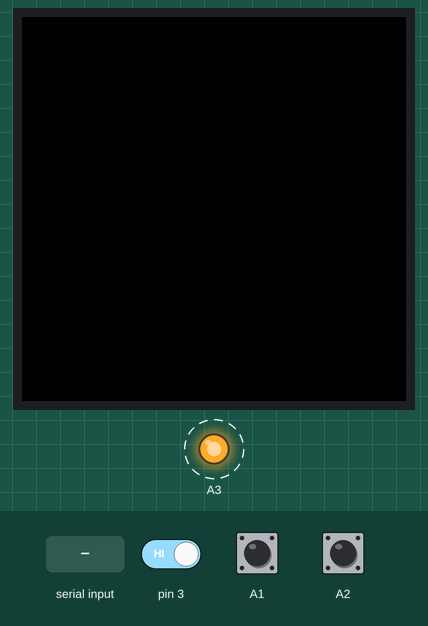
A sketch run on a simulated Arduino Uno, built with avr-gcc and run on an emulated ATmega328P. On the bench: 128×128 colour display, output pins drawn as LEDs (lit = HIGH). Dashed ring = blinking. Inputs (shaded band) come from the test bench; at power-on: A1 HIGH, pin 3 HIGH, A2 HIGH. Storage starts empty; what the sketch prints to the serial monitor is not drawn.

Above: at 1.3 s.
1.4 s: A1 pulled LOW for 1 s
At 2.63 s:
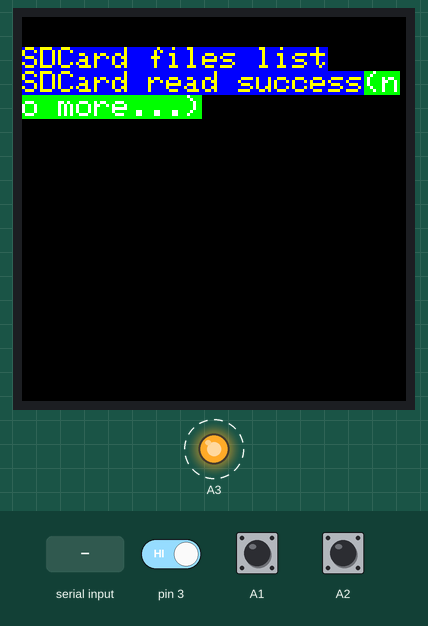
3.0 s: A1 pulled LOW for 3.2 s
6.8 s: A1 pulled LOW for 1 s
8.4 s: "1" received over the second serial link
At 8.88 s:
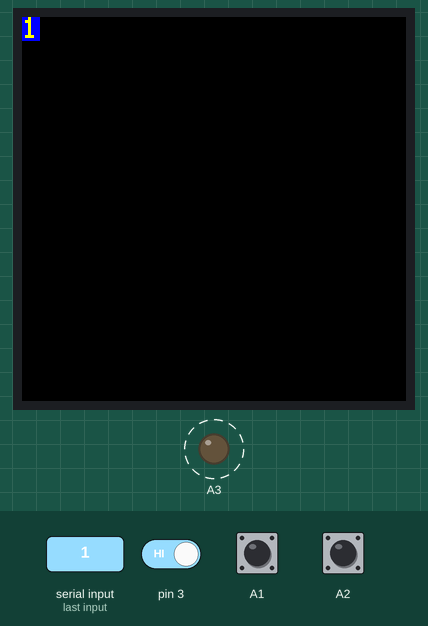
9.9 s: A1 pulled LOW for 3.2 s
At 10.72 s:
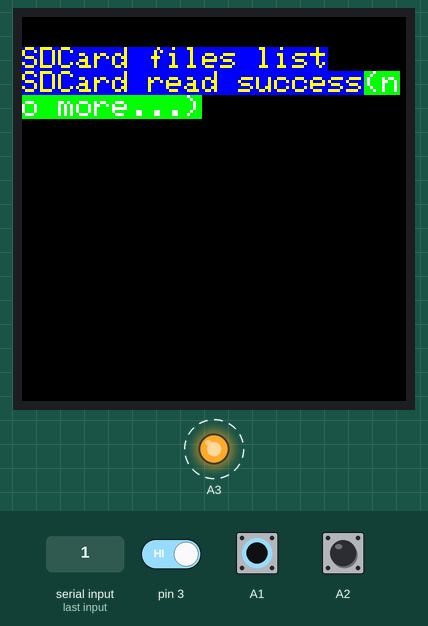
13.7 s: pin 3 driven LOW and A1 driven LOW
At 13.81 s:
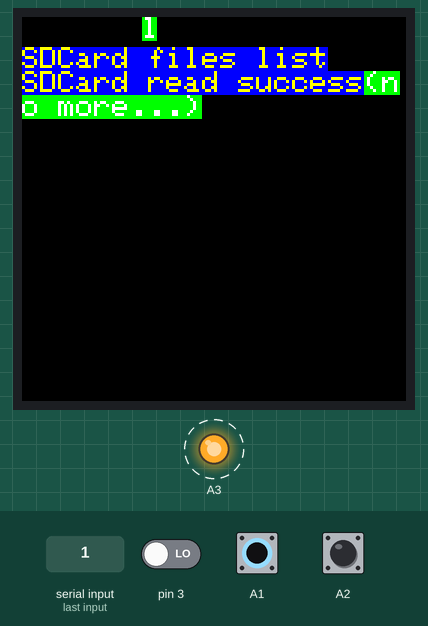
Timing chart, 0 to 27.3 s (numbered marks = the images above; inputs shaded):
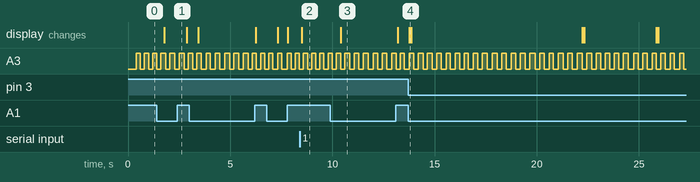

The sketch:

MainMultiThread_3.ino
```cpp
/*
提示：线程内这样延时！！否则影响其他线程！线程内别重复定义！
    static unsigned long lastTimeBlink = 0;
    lastTimeBlink = millis();
    PT_WAIT_UNTIL(pt, millis() - lastTimeBlink > 10);

提示：如何创建线程
    Step1.在程序开头创建对象 static struct pt pt1,pt2;
    Step2.用下面的格式创建程序块：
static int protothreadFunction(struct pt *pt){//这里传递pt类型的形参pt
    PT_BEGIN(pt);
    //在此书写代码，前后的pt不要乱动，可以调用全局变量，局部变量要加上static修饰符
    //局部变量不可在声明时用变量赋值
    PT_END(pt);
}
    Step3.在setup函数中添加：
    PT_INIT(&pt1);//pt1与声明的对象一致
    Step4.在loop函数中添加：
    protothreadFunction(&pt1);//pt1与声明的对象一致，函数名与第二步一致
*/
static boolean isLocked = false;
static String time_Content = "";
//static int rotation = 0;
#include <SoftwareSerial.h>
SoftwareSerial timeSerial(8,9);
#include <Adafruit_GFX.h>
#include <Adafruit_ST7735.h>
#include <Adafruit_ST7789.h>
#include <SPI.h>
//#include <Fonts/FreeSansBold18pt7b.h>
#include <SD.h>
//#define CS 8
//#define TFT_CS         7
//#define TFT_RST        6
//#define TFT_DC         5
//Adafruit_ST7735 tft = Adafruit_ST7735(TFT_CS, TFT_DC, TFT_RST);
//Adafruit_ST7735 tft = Adafruit_ST7735(int8_t cs, int8_t dc, int8_t mosi, int8_t sclk, int8_t rst);
Adafruit_ST7735 tft = Adafruit_ST7735(7, 5, 2, 4, 6);
File myFile;
#include <pt.h>
// Create your protothread(s)
static struct pt pt1,pt2,pt3,pt4,pt5,pt6;
// A protothread function
static int serialGetTime(struct pt *pt){
    // Start a protothread
    PT_BEGIN(pt);
    /* Your code inside this thread */
    tft.setTextColor(ST77XX_YELLOW,ST77XX_BLUE);
    tft.setTextSize(1);
    time_Content = "";
    timeSerial.print("Request_TIME");
    static unsigned long lastTimeBlink = 0;
    lastTimeBlink = millis();
    PT_WAIT_UNTIL(pt, millis() - lastTimeBlink > 20);
    //static String time_Content = "";
    while (timeSerial.available())
    {
        time_Content += char(timeSerial.read());
    }

    if(time_Content != ""){
        time_Content = time_Content.substring(0, 8);
        tft.setFont();
        //tft.fillScreen(ST77XX_BLACK);
        Serial.println(time_Content);
        Serial.println("*********************");
        tft.setCursor(0, 0);
        tft.print(time_Content);
        //time_Content = "";
    }
    lastTimeBlink = millis();
    PT_WAIT_UNTIL(pt, millis() - lastTimeBlink > 300);
    // Stop a protothread
    PT_END(pt);
}


static int protothreadBlinkLED2(struct pt *pt)
{
  static unsigned long lastTimeBlink = 0;
  PT_BEGIN(pt);
  while(1) {
    lastTimeBlink = millis();
    PT_WAIT_UNTIL(pt, millis() - lastTimeBlink > 200);
    digitalWrite(A3, HIGH);
    lastTimeBlink = millis();
    PT_WAIT_UNTIL(pt, millis() - lastTimeBlink > 200);
    digitalWrite(A3, LOW);
  }
  PT_END(pt);
}


static byte rotation;
static int screenRotation(struct pt *pt){//这里传递pt类型的形参pt
    PT_BEGIN(pt);
    //在此书写代码，前后的pt不要乱动，不能调用全局变量，局部变量要加上static修饰符
    //static int rotation;
    if(isLocked == false){//锁定后不旋转

    /*
    if(digitalRead(2) == LOW)
    {
        //tft.setRotation(1);
        //tft.fillScreen(ST77XX_BLACK);
        rotation = 1;
    }
    if(digitalRead(2) == HIGH)
    {
        //tft.setRotation(0);
        //tft.fillScreen(ST77XX_BLACK);
        rotation = 0;
    }*/
    if(digitalRead(A1) == HIGH and digitalRead(A2) == HIGH){
        rotation = 0;
    }
    if(digitalRead(A1) == HIGH and digitalRead(A2) == LOW){
        rotation = 1;
    }
    if(digitalRead(A1) == LOW and digitalRead(A2) == LOW){
        rotation = 2;
    }
    if(digitalRead(A1) == LOW and digitalRead(A2) == HIGH){
        rotation = 3;
    }

    static int tmp;
    tmp = rotation;
    static unsigned long lastTimeBlink = 0;
    lastTimeBlink = millis();
    PT_WAIT_UNTIL(pt, millis() - lastTimeBlink > 500);
    //待补充,与上一段if判断相同
    /*
    if(digitalRead(2) == LOW)
    {
        //tft.setRotation(1);
        //tft.fillScreen(ST77XX_BLACK);
        rotation = 1;
    }
    if(digitalRead(2) == HIGH)
    {
        //tft.setRotation(0);
        //tft.fillScreen(ST77XX_BLACK);
        rotation = 0;
    }*/
    if(digitalRead(A1) == HIGH and digitalRead(A2) == HIGH){
        rotation = 0;
    }
    if(digitalRead(A1) == HIGH and digitalRead(A2) == LOW){
        rotation = 1;
    }
    if(digitalRead(A1) == LOW and digitalRead(A2) == LOW){
        rotation = 2;
    }
    if(digitalRead(A1) == LOW and digitalRead(A2) == HIGH){
        rotation = 3;
    }

    if(tmp != rotation){
        Serial.println(rotation);
        Serial.print(",");
        Serial.print(tmp);

        tft.setRotation(rotation);

        tft.fillScreen(ST77XX_BLACK);
    }

    }
    //Serial.println("rotation:" + rotation);
    PT_END(pt);
}

static int showTime(struct pt *pt){//功能线程1，显示大时钟
    PT_BEGIN(pt);
    //在此书写代码，前后的pt不要乱动，可以调用全局变量，局部变量要加上static修饰符
    while(rotation == 1){
        //Serial.println("rotation != 1");
        //static unsigned long lastTimeBlink = 0;
        //lastTimeBlink = millis();
        //PT_WAIT_UNTIL(pt, millis() - lastTimeBlink > 500);
        //tft.setFont(&FreeSansBold18pt7b);
        tft.setTextColor(ST77XX_WHITE,ST77XX_BLACK);
        tft.setTextSize(4);
        static String hour;
        hour = time_Content.substring(0, 2);
        static String minute;
        minute = time_Content.substring(3, 5);
        //static String maohao = ":";
        if(hour != "" and minute != ""){
            tft.fillScreen(ST77XX_BLACK);
        }
        tft.setCursor(40, 30);
        tft.print(hour);
        tft.setCursor(40, 62);
        tft.print(minute);
        static unsigned long lastTimeBlink = 0;
        lastTimeBlink = millis();
        PT_WAIT_UNTIL(pt, millis() - lastTimeBlink > 5000);

    }

    PT_END(pt);
}


static int lockScreen(struct pt *pt){//这里传递pt类型的形参pt
    PT_BEGIN(pt);
    //在此书写代码，前后的pt不要乱动，可以调用全局变量，局部变量要加上static修饰符
    //局部变量不可在声明时用变量赋值
    if(digitalRead(3) == LOW){
        static unsigned long lastTimeBlink = 0;
        lastTimeBlink = millis();
        PT_WAIT_UNTIL(pt, millis() - lastTimeBlink > 100);
        if(digitalRead(3) == LOW){
            isLocked = !isLocked;
            if(isLocked == true){
                tft.setFont();
                tft.setCursor(40, 0);
                tft.print("locked");
                tft.fillScreen(ST77XX_BLACK);
                static unsigned long lastTimeBlink = 0;
                lastTimeBlink = millis();
                PT_WAIT_UNTIL(pt, millis() - lastTimeBlink > 1000);
            }
            else{
                tft.setFont();
                tft.setCursor(40, 0);
                tft.print("auto");
                tft.fillScreen(ST77XX_BLACK);
                static unsigned long lastTimeBlink = 0;
                lastTimeBlink = millis();
                PT_WAIT_UNTIL(pt, millis() - lastTimeBlink > 1000);
            }
        }
    }


    PT_END(pt);
}

static int readSDCard(struct pt *pt){//这里传递pt类型的形参pt
    PT_BEGIN(pt);
    //在此书写代码，前后的pt不要乱动，可以调用全局变量，局部变量要加上static修饰符
    //局部变量不可在声明时用变量赋值
    if(rotation == 3){
        tft.setRotation(3);
        tft.setCursor(0, 10);
        tft.setTextColor(ST77XX_YELLOW,ST77XX_BLUE);
        tft.setFont();
        tft.println("SDCard files list");
        Serial.print("Initializing SD card...");
        if (!SD.begin(A3)) {
            Serial.println("initialization failed!");
            tft.print("SDCard read fail");
            //while (1);
        }else{
            tft.print("SDCard read success");
        }
        myFile = SD.open("/");
        while (true) {
            static File entry =  myFile.openNextFile();
            if (! entry) {
                // no more files
                tft.setTextColor(ST77XX_WHITE,ST77XX_GREEN);
                tft.print("(no more...)");
                break;
            }
            //for (uint8_t i = 0; i < numTabs; i++) {
            //    Serial.print('\t');
            //}
            Serial.println(entry.name());
            if (entry.isDirectory()) {
                Serial.print("/");
                //printDirectory(entry, numTabs + 1);
            } else {
                // files have sizes, directories do not
                Serial.print("\t\t");
                Serial.println(entry.size(), DEC);
            }
            entry.close();
        }


    }


    PT_END(pt);
}


void setup() {
    Serial.begin(9600);
    timeSerial.begin(9600);
    tft.initR(INITR_144GREENTAB);
    tft.fillScreen(ST77XX_BLACK);
    tft.setRotation(1);
    //tft.setFont(&FreeSansBold18pt7b);
    tft.setTextColor(ST77XX_YELLOW,ST77XX_BLUE);

    tft.print("MultiThread:Waiting..");
    //delay(5000);
    pinMode(A3, OUTPUT);
    //pinMode(2, INPUT_PULLUP);
    pinMode(3, INPUT_PULLUP);
    pinMode(A1, INPUT_PULLUP);
    pinMode(A2, INPUT_PULLUP);
    // Init your protothread(s)

    PT_INIT(&pt1);
    PT_INIT(&pt2);
    PT_INIT(&pt3);
    PT_INIT(&pt4);
    PT_INIT(&pt5);
    PT_INIT(&pt6);

    tft.fillScreen(ST77XX_BLACK);
    Serial.println("Setup executed.");
}
void loop() {
  // Execute your protothread(s)
  serialGetTime(&pt1);
  protothreadBlinkLED2(&pt2);
  screenRotation(&pt3);
  showTime(&pt4);
  lockScreen(&pt5);
  readSDCard(&pt6);
  //delay(100);
}
```

Measured:
- after the input at 1.4 s, the display: changes after 0.36 s (image 1)
- after the input at 8.4 s, the display: changes after 0.09 s (image 2)
- after the input at 9.9 s, the display: changes after 0.50 s (image 3)
- after the input at 13.7 s, the display: changes after 0.07 s (image 4)
- by itself, A3: alternates HIGH for 0.22 s and LOW for 0.24 s
